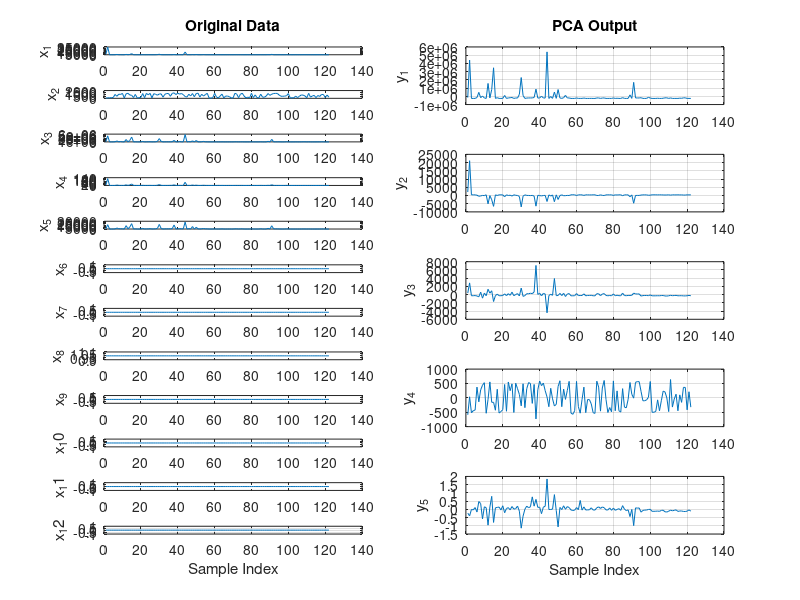

Write MATLAB code to recreate this figure. (Note: this script raises an error after producing the figure.)
%%%%%%%%%%%%%%%%%%%%%%%%%%%%%%%%%%%%%%%%%%%%%%%%%%%%%%%%%%%%%%%%%%%%%%%%%%%%%%%%%%%%%%
%TCP Sync flood - PCA+LDA+ALO only 
%
%
%Author : 
%Date Created : 
%%%%%%%%%%%%%%%%%%%%%%%%%%%%%%%%%%%%%%%%%%%%%%%%%%%%%%%%%%%%%%%%%%%%%%%%%%%%%%%%%%%%%%
clear all;%#ok
close all;
clc


%Load the Database with both normal and udp attack records from Cloud
load('tcpsync_Feat.mat');

[pc,score,ev] = pca(X);

%%
%Plotting Inputs vs reduced PCA output
D = size(X,2);
for d=1:D
    % Original Data
    subplot(D,2,2*d-1);
    plot(X(:,d));
    ylabel(['x_' num2str(d)]);
    if d==D
        xlabel('Sample Index');
    end
    if d==1
        title('Original Data');
    end 
end

grid on;
D1 = size(score,2);
for d1=1:D1
   % Transformed Data
    subplot(D1,2,2*d1);
    plot(score(:,d1));
    ylabel(['y_' num2str(d1)]);
    if d1==D1
        xlabel('Sample Index');
    end
    if d1==1
        title('PCA Output');
    end
    grid on;  
end

%%
%LDA 
S1={};
T=zeros(numel(myStr),2);
for ji=1:numel(myStr)
    if(strcmp(myStr(ji).Class,'Attack'))
        S1{ji}=myStr(ji).Class;
        T(ji,1)=1;
    else if(strcmp(myStr(ji).Class,'Normal'))
            S1{ji}=myStr(ji).Class;
            T(ji,2)=1;
        end
    end
end

X1=score;
L = vec2ind(T')';

% [Y, W, lambda, sortorder] = LDA(X1, L);
[W, lambda, sortorder] = LDA(X1, L);

Y=X1*W;

Y1=zeros(size(Y));
%Sort it in the same feature order
for ii=1:size(Y,2)
    Y1(:,sortorder(ii))=Y(:,ii);
end

%Reduce Dimensions - by removing reduundant information
j=1;
for ii=1:size(Y1,2)
    if(sum(Y1(:,ii))==0)
%         disp('All zeros');
    else
        LDA_out(:,j)=Y1(:,ii);%#ok
        j=j+1;
    end  
end


%%
figure;

D2 = size(LDA_out,2);
for d2=1:D2
    % Original Data
    subplot(D2,2,2*d2-1);
    plot(X1(:,d2));
    ylabel(['x_' num2str(d2)]);
    if d2==D2
        xlabel('Sample Index');
    end
    if d2==1
        title('PCA Data');
    end
    grid on;
    
     % Transformed Data
    subplot(D2,2,2*d2);
    plot(Y1(:,d2));
    ylabel(['y_' num2str(d2)]);
    if d2==D2
        xlabel('Sample Index');
    end
    if d2==1
        title('LDA Output');
    end
    grid on;
    
end

%%
%ALO Optimizer
inalo=LDA_out;
[mal nal]=size(inalo);
[cg_curve,sortantlion,antlions_fitness,idx]=ALO(inalo,50,min(inalo),max(inalo),nal,@F1);

N=size(inalo,1);

%Attack Matrix
attkmatrx =zeros(2,N);

Avg_antLfit=sum(antlions_fitness)/N;
Avgby10=28;
for ii=1:N
    if(strcmp(S1{ii},'Normal'))
        attkmatrx(1,ii)=1;
    else
        attkmatrx(2,ii)=1;
    end
end


%%
% Classification using FeedForward Networks
input=antlions_fitness;
t=attkmatrx;

% Create a Pattern Recognition Network
trainFcn = 'trainscg';
hiddenLayerSize = 10;
net = patternnet(hiddenLayerSize);

% Set up Division of Data for Training, Validation, Testing
net.divideParam.trainRatio = 70/100;
net.divideParam.valRatio = 15/100;
net.divideParam.testRatio = 15/100;

% Train the Network
[net,tr] = train(net,input,t);

% Test the Network
testX = input;
testT = t;

testY = net(testX);

%Plotting
figure
plotconfusion(testT,testY);
figure
plotroc(testT,testY);

%Plot Errors
errors=testT-testY;
E=abs(errors(1,:));
figure;
plot([1:length(E)],E);%#ok
xlabel('Instances');
ylabel('Errors=target-outputs');
title('Errors Plot');

%%
%Metrics Calculation
% Actual | Neg | True Neg  | False Pos |
%        | Pos | False Neg | True Pos  |

[c,cm,ind,per] = confusion(testT,testY);

TP = cm(2,2);
TN = cm(1,1);
FP = cm(1,2);
FN = cm(2,1);

Precision = (TP / (TP + FP))*100;
Accuracy = ((TP+TN)/(TP+TN+FP+FN))*100;
Sensitivity = (TP/(TP+FN))*100;
Specificity = (TN/(FP+TN))*100;
Fscore = ((2*TP)/(2*TP+FP+FN))*100;
FallOut = ( FP /(FP + TN))*100;               %False POsitive Rate
NPV = (TN / (TN + FN))*100;                   %NEgaitve Predictive Value

ID_Met = [Precision;Accuracy;Sensitivity;Specificity;Fscore;FallOut;NPV];

%%
%Plot the attack and normal traffic with reduced dataset
figure;
plot([1:N],antlions_fitness);%#ok
xlabel('Sample Index');
ylabel('Traffic Fitness');
title('Traffic Data');

%%
%INtrusion Prevention System
Xips={};

%Reconstruct the IP and feature with class table for user 
for ii=1:N
    Xips{ii,1}=myStr(ii).SrcIP;%#ok
    Xips{ii,2}=myStr(ii).DstIP;%#ok
    Xips{ii,3}=antlions_fitness(ii);%#ok
    Xips{ii,4}=S1{ii};%#ok
end

%Filter the system and white list the attack IP sources
%Filter target
filt_tgt = zeros(2,N);
for ii=1:N
    if(strcmp(Xips{ii,4},'Normal'))
        filt_tgt(1,ii)=1;
    else
        filt_tgt(2,ii)=1; 
    end
end

input1=antlions_fitness;
tgt=filt_tgt;

% Create a Pattern Recognition Network
hiddenLayerSize = 10;
net1 = patternnet(hiddenLayerSize);

% Set up Division of Data for Training, Validation, Testing
net1.divideParam.trainRatio = 70/100;
net1.divideParam.valRatio = 15/100;
net1.divideParam.testRatio = 15/100;

% Train the Network
[net1,tr1] = train(net1,input1,tgt);

% Test the Network
outputs_ips = net1(input);

%Plotting - IPS
figure
plotconfusion(tgt,outputs_ips);
figure
plotroc(tgt,outputs_ips);

%Metrics for IPS

[c1,cm1,ind1,per1] = confusion(tgt,outputs_ips);

TP1 = cm1(2,2);
TN1 = cm1(1,1);
FP1 = cm1(1,2);
FN1 = cm1(2,1);

Precision1 = (TP1 / (TP1 + FP1))*100;
Accuracy1 = ((TP1+TN1)/(TP1+TN1+FP1+FN1))*100;
Sensitivity1 = (TP1/(TP1+FN1))*100;
Specificity1 = (TN1/(FP1+TN1))*100;
Fscore1 = ((2*TP1)/(2*TP1+FP1+FN1))*100;
FallOut1 = ( FP1 /(FP1 + TN1))*100;               %False POsitive Rate
NPV1 = (TN1 / (TN1 + FN1))*100; 

IP_Met = [Precision1;Accuracy1;Sensitivity1;Specificity1;Fscore1;FallOut1;NPV1];

%%
%Save the Black Listed SourceIP Addresses to the cloud
blist={};j=1;
for ii=1:N
    if(strcmp(Xips{ii,4},'Attack'))
        blist{j}=Xips{ii,1};%#ok
        j=j+1;
    end
end
 
[nrows, ncols]=size(blist);
%Write the blacklist to a txt file
fid1=fopen('C:\apachetomcat9\webapps\TestDoc\BlackList.xls','w');
for col=1:ncols
    fprintf(fid1,'%s\n',blist{1,col});
end
fclose(fid1);

%Save to Cloud
blacklisttoCloud()